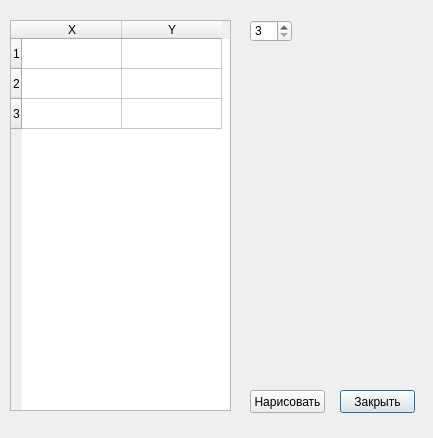
<?xml version="1.0" encoding="UTF-8"?>
<ui version="4.0">
 <class>Dialog</class>
 <widget class="QDialog" name="Dialog">
  <property name="geometry">
   <rect>
    <x>0</x>
    <y>0</y>
    <width>433</width>
    <height>438</height>
   </rect>
  </property>
  <property name="windowTitle">
   <string>Dialog</string>
  </property>
  <widget class="QTableWidget" name="tableWidget">
   <property name="geometry">
    <rect>
     <x>10</x>
     <y>20</y>
     <width>221</width>
     <height>391</height>
    </rect>
   </property>
   <property name="rowCount">
    <number>3</number>
   </property>
   <row/>
   <row/>
   <row/>
   <column>
    <property name="text">
     <string>X</string>
    </property>
   </column>
   <column>
    <property name="text">
     <string>Y</string>
    </property>
   </column>
  </widget>
  <widget class="QSpinBox" name="spinBox">
   <property name="geometry">
    <rect>
     <x>250</x>
     <y>20</y>
     <width>42</width>
     <height>22</height>
    </rect>
   </property>
   <property name="minimum">
    <number>3</number>
   </property>
   <property name="maximum">
    <number>25</number>
   </property>
  </widget>
  <widget class="QPushButton" name="pushButton">
   <property name="geometry">
    <rect>
     <x>340</x>
     <y>390</y>
     <width>75</width>
     <height>23</height>
    </rect>
   </property>
   <property name="text">
    <string>Закрыть</string>
   </property>
  </widget>
  <widget class="QPushButton" name="pushButton_add">
   <property name="geometry">
    <rect>
     <x>250</x>
     <y>390</y>
     <width>75</width>
     <height>23</height>
    </rect>
   </property>
   <property name="text">
    <string>Нарисовать</string>
   </property>
  </widget>
 </widget>
 <resources/>
 <connections/>
</ui>
